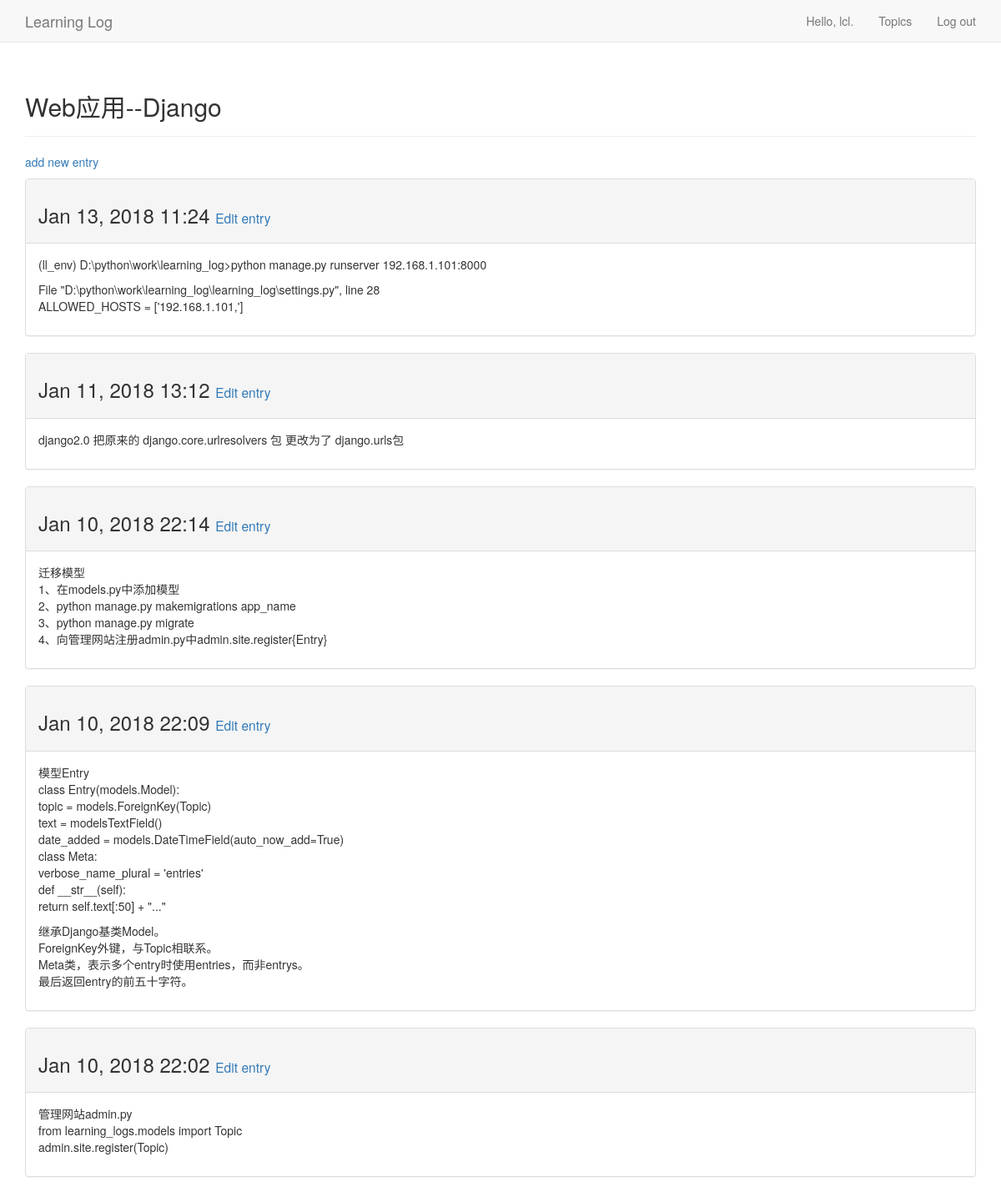
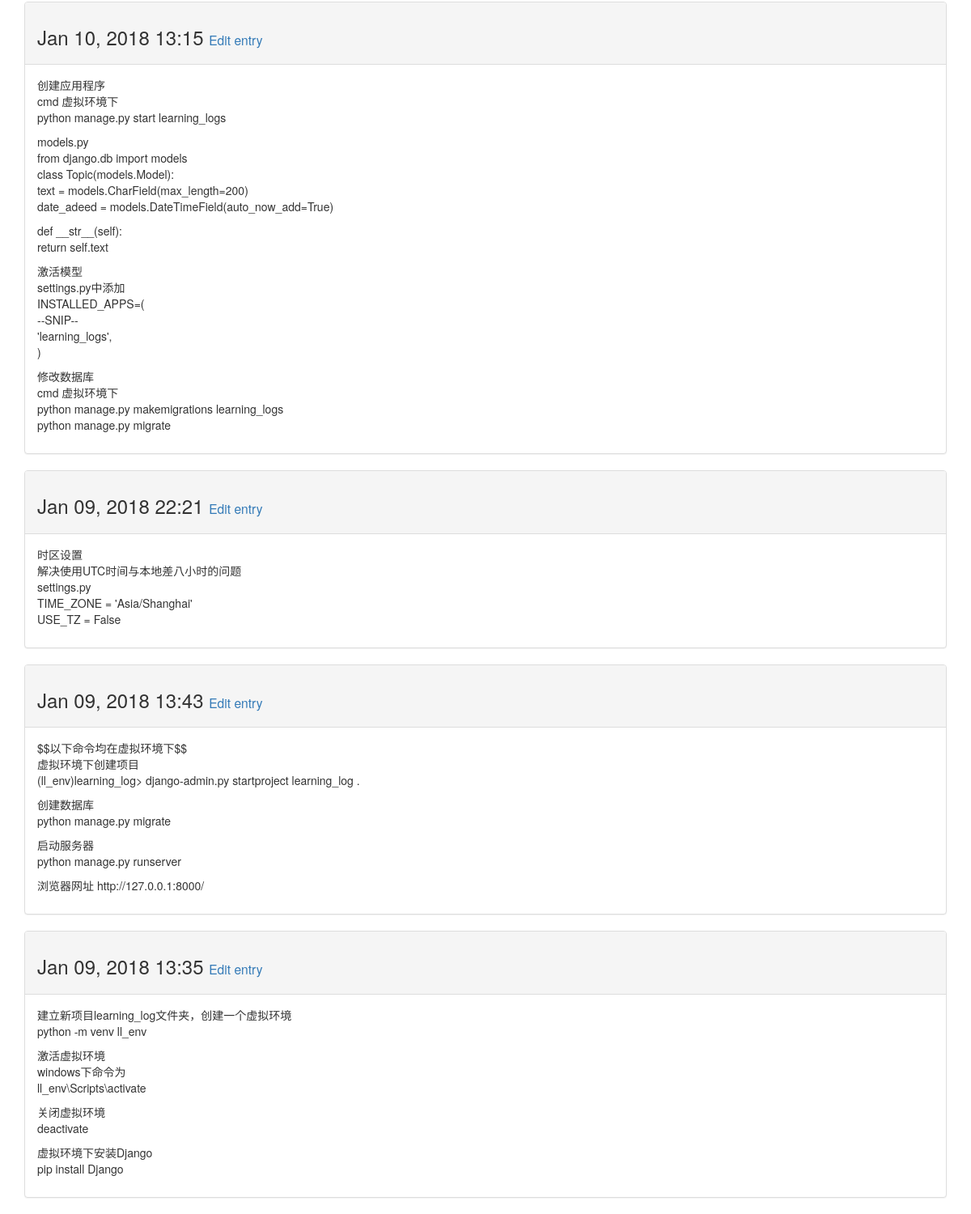
The page /topics/3/ (signed in) on the database its author committed (2 pictures, top to bottom).
### learning_logs/models.py (models this page shows, shortened)
class Topic(models.Model):
    text = models.CharField(max_length = 200)
    date_added = models.DateTimeField(auto_now_add = True)
    owner = models.ForeignKey(User, on_delete=models.CASCADE)
    def __str__(self):
        return self.text

class Entry(models.Model):
    topic = models.ForeignKey(Topic, on_delete=models.CASCADE)
    """教材错误，见https://jingyan.baidu.com/article/67508eb409cfb49ccb1ce446.html"""
    text = models.TextField()
    date_added = models.DateTimeField(auto_now_add = True)
    class Meta:
        verbose_name_plural = 'entries'

### learning_logs/views.py (the view)
# urls.py: url(r'^topics/(?P<topic_id>\d+)/$', views.topic, name='topic'),
@login_required
def topic(request,topic_id):
    topic = Topic.objects.get(id=topic_id)
    if topic.owner != request.user:
        raise Http404
    entries = topic.entry_set.order_by('-date_added')
    context = {'topic':topic,'entries':entries}
    return render(request,'learning_logs/topic.html',context)

### learning_logs/templates/learning_logs/topic.html
{% extends "learning_logs/base.html" %}
{% block header %}
  <h2>{{ topic }}</h2>
{% endblock header %}
{% block content %}
  <p>
    <a href="{% url 'learning_logs:new_entry' topic.id %}">add new entry</a>
  </p>
  {% for entry in entries %}
      <div class="panel panel-default">
        <div class="panel-heading">
          <h3>
            {{ entry.date_added|date:'M d, Y H:i' }}
            <small>
              <a href="{% url 'learning_logs:edit_entry' entry.id %}">Edit entry</a>
            </small>
          </h3>
        </div>
        <div class="panel-body">
          {{ entry.text|linebreaks }}
        </div>
      </div>
      {% empty %}
        No entries have been added yet.
    {% endfor %}
{% endblock content %}

### learning_logs/templates/learning_logs/base.html (shortened to what this page needs)
{% load bootstrap3 %}
<!DOCTYPE html>
<html lang="en">
  <head>
  	{% bootstrap_css %}
  </head>
  <body>
  	<nav class="navbar navbar-default navbar-static-top">
  		<div class="container">
  			<div class="navbar-header">
  				<a class="navbar-brand" href="{% url 'learning_logs:index' %}">
  				Learning Log</a>
  			</div>
  			<div class="collapse navbar-collapse" id="mynavbar">
  				<ul class="nav navbar-nav navbar-right">
  					{% if user.is_authenticated %}
  				 		<li><a>Hello, {{ user.username }}.</a></li>
              <li><a href="{% url 'learning_logs:topics' %}">Topics</a></li>
  				  	<li><a href="{% url 'users:logout' %}">Log out</a></li>
  					{% else %}
  				  	<li><a href="{% url 'users:register' %}">Register</a></li>
  				 	 	<li><a href="{% url 'users:login' %}">Log in</a></li>
  					{% endif %}
  				</ul>
  			</div>
  		</div>
  	</nav>
  	<div class="container">
  		<div class="page-header">
  			{% block header %}{% endblock header %}
  		</div>
   		<div>
  			{% block content %}{% endblock content %}
  		</div>
  	</div>
  </body>
 </html>

### rows shown on the page
Topic: text "Web应用--Django"
Entry: date_added "Jan 13, 2018 11:24", text "(ll_env) D:\\python\\work\\learning_log>python manage.py runserver 192.168.1.101:8000 File \"D:\\python\\work\\learning_log\\learning_log\\settings.py\", line 28 ALLOWED_HOSTS = ['192.168.1.101,']"
Entry: date_added "Jan 11, 2018 13:12", text "django2.0 把原来的 django.core.urlresolvers 包 更改为了 django.urls包"
Entry: date_added "Jan 10, 2018 22:14", text "迁移模型 1、在models.py中添加模型 2、python manage.py makemigrations app_name 3、python manage.py migrate 4、向管理网站注册admin.py中admin.site.register{Entry}"
Entry: date_added "Jan 10, 2018 22:09", text "模型Entry class Entry(models.Model): topic = models.ForeignKey(Topic) text = modelsTextField() date_added = models.DateTimeField(auto_now_add=True) class Meta: verbose_name_plural = 'entries' def __str__(self): return self.text[:50] + \"...\" 继承Django基类Model。 ForeignKey外键，与Topic相联系。 Meta类，表示多个entry时使用entries，而非entrys。 最后返回entry的前五十字符。"
Entry: date_added "Jan 10, 2018 22:02", text "管理网站admin.py from learning_logs.models import Topic admin.site.register(Topic)"
Entry: date_added "Jan 10, 2018 13:15", text "创建应用程序 cmd 虚拟环境下 python manage.py start learning_logs models.py from django.db import models class Topic(models.Model): text = models.CharField(max_length=200) date_adeed = models.DateTimeField(auto_now_add=True) def __str__(self): return self.text 激活模型 settings.py中添加 INSTALLED_APPS=( --SNIP-- 'learning_logs', ) 修改数据库 cmd 虚拟环境下 python manage.py makemigrations learning_logs python manage.py migrate"
Entry: date_added "Jan 09, 2018 22:21", text "时区设置 解决使用UTC时间与本地差八小时的问题 settings.py TIME_ZONE = 'Asia/Shanghai' USE_TZ = False"
Entry: date_added "Jan 09, 2018 13:43", text "$$以下命令均在虚拟环境下$$ 虚拟环境下创建项目 (ll_env)learning_log> django-admin.py startproject learning_log . 创建数据库 python manage.py migrate 启动服务器 python manage.py runserver 浏览器网址 http://127.0.0.1:8000/"
Entry: date_added "Jan 09, 2018 13:35", text "建立新项目learning_log文件夹，创建一个虚拟环境 python -m venv ll_env 激活虚拟环境 windows下命令为 ll_env\\Scripts\\activate 关闭虚拟环境 deactivate 虚拟环境下安装Django pip install Django"

### other values the page prints
{{ user.username }} "lcl"
